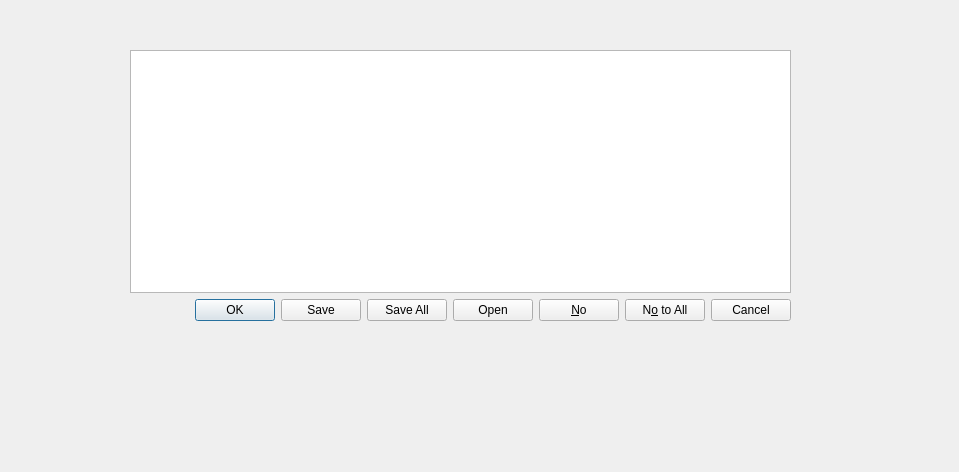
<?xml version="1.0" encoding="UTF-8"?>
<ui version="4.0">
 <class>InfoDialog</class>
 <widget class="QDialog" name="InfoDialog">
  <property name="geometry">
   <rect>
    <x>0</x>
    <y>0</y>
    <width>959</width>
    <height>472</height>
   </rect>
  </property>
  <property name="windowTitle">
   <string>Dialog</string>
  </property>
  <widget class="QWidget" name="layoutWidget">
   <property name="geometry">
    <rect>
     <x>130</x>
     <y>50</y>
     <width>661</width>
     <height>271</height>
    </rect>
   </property>
   <layout class="QVBoxLayout" name="verticalLayout">
    <item>
     <widget class="QTextEdit" name="textEdit"/>
    </item>
    <item>
     <widget class="QDialogButtonBox" name="buttonBox">
      <property name="standardButtons">
       <set>QDialogButtonBox::Cancel|QDialogButtonBox::No|QDialogButtonBox::NoToAll|QDialogButtonBox::Ok|QDialogButtonBox::Open|QDialogButtonBox::Save|QDialogButtonBox::SaveAll</set>
      </property>
     </widget>
    </item>
   </layout>
  </widget>
 </widget>
 <resources/>
 <connections/>
</ui>
